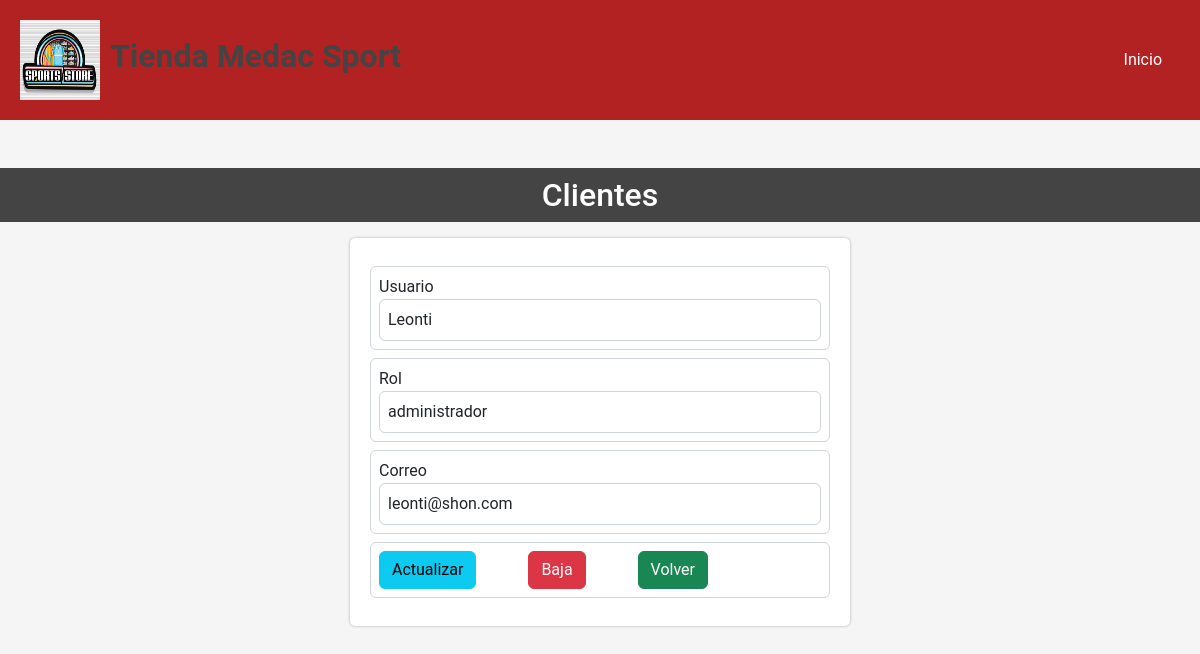
/mantenimiento/usuarios.php?id=25 (signed in), run on the app's committed database.
### tables this page shows
CREATE TABLE `usuarios` (
  `id` int(11) NOT NULL,
  `usuario` varchar(250) NOT NULL,
  `pass` varchar(100) NOT NULL,
  `roles` enum('cliente','administrador') DEFAULT 'cliente',
  `correo` varchar(100) NOT NULL
);

### servicios/modelo/database.php (called while the page is built, shortened)
<?php
class Database{
    public function __construct(){
        try{
            $dsn = "mysql:host=localhost; dbname=carritocompra; charset=UTF8";
            $this->conexion = new PDO($dsn, "root", "");
        }
        catch(PDOException $e){
            echo "Error: ".$e->getMessage();
        }
    }
}

### servicios/modelo/usuariomodel.php (called while the page is built, shortened)
<?php
require_once("database.php");
class Usuarios extends Database{
    public function consultaUsuarios($idusuario){
        try{
            if($idusuario==0){
                $sql="SELECT * FROM usuarios ORDER BY usuario ASC";
            }else{
                $sql="SELECT * FROM usuarios WHERE id = $idusuario";
            }
            $stmt=$this->conexion->query($sql);
            if($idusuario==0){
                $tablausuarios=$stmt->fetchAll(PDO::FETCH_ASSOC);
            }else{
                $tablausuarios=$stmt->fetch(PDO::FETCH_ASSOC);
            }
            return $tablausuarios;
        }catch(PDOException $e){
            return array('codigo'=>'99','mensaje'=>'Error: '.$e->getMessage());
        }
    }
}

### mantenimiento/usuarios.php (the view, shortened to what this page needs)
<?php
include("../servicios/modelo/usuariomodel.php");
try {
    $usuario = new Usuarios();
    $id = 0;
    $usuarios = $usuario->consultaUsuarios($id);
    if (isset($_GET['id'])) {
        $id = $_GET['id'];
        $usuarios = $usuario->consultaUsuarios($id);
    }
} catch (Exception $e) {
    $mensajes = $e->getMessage();
}
?>
<!DOCTYPE html>
<html lang="en">
<head>
    <link rel="stylesheet" href="https://cdn.jsdelivr.net/npm/bootstrap@5.2.3/dist/css/bootstrap.min.css" />
    <link rel="stylesheet" href="../css/style.css" />
</head>
<body>
    <header class="header">
        <div class="header-top">
            <img src="../img/tiendalogo.jpg" alt="logo" class="logo" width="50px" height="50px" />
            <h1>Tienda Medac Sport</h1>
        </div>
        <nav>
            <a href="mantenimiento.php">Inicio</a>
        </nav>
    </header>
    <h2>Clientes</h2>
    <div class="contenedor">
        <?php if (!isset($_GET['id'])) : ?>
            <table class="tabla">
                <thead>
                    <tr>
                        <th>ID</th>
                        <th>Usuario</th>
                        <th>Contraseña</th>
                        <th>Rol</th>
                        <th>Correo</th>
                        <th>Editar</th>
                    </tr>
                </thead>
                <tbody>
                    <?php foreach ($usuarios as $usuario) : ?>
                        <tr>
                            <td><?php echo $usuario['id']; ?></td>
                            <td><?php echo $usuario['usuario']; ?></td>
                            <td><?php echo $usuario['pass']; ?></td>
                            <td><?php echo $usuario['roles']; ?></td>
                            <td><?php echo $usuario['correo']; ?></td>
                            <td><a href="usuarios.php?id=<?php echo $usuario['id']; ?>">Editar</a></td>
                        </tr>
                    <?php endforeach; ?>
                </tbody>
            </table>
        <?php else : ?>
            <form action="#" method="post" class="form">
                <div class="form-control p-2 mt-2">
                    <label for="usuario">Usuario</label>
                    <input type="text" name="usuario" id="usuario" value="<?php echo $usuarios['usuario'] ?? null; ?>" class="form-control">
                </div>
                <div class="form-control p-2 mt-2">
                    <label for="roles">Rol</label>
                    <input type="text" name="roles" id="roles" value="<?php echo $usuarios['roles'] ?? null; ?>" class="form-control">
                </div>
                <div class="form-control p-2 mt-2">
                    <label for="correo">Correo</label>
                    <input type="email" name="correo" id="correo" value="<?php echo $usuarios['correo'] ?? null; ?>" class="form-control">
                </div>
                <div class="form-control p-2 mt-2">
                    <button type="submit" name="actualizar" class=" btn btn-info me-5">Actualizar</button>
                    <button type="submit" name="baja" class=" btn btn-danger me-5">Baja</button>
                    <a href="usuarios.php" class="btn btn-success">Volver</a>
                </div>
            </form>
        <?php endif; ?>
    </div>
</body>
</html>

### css/style.css (style rules this page uses)
* { margin: 0; padding: 0; box-sizing: border-box; }
body { font-family: 'Roboto', sans-serif; background-color: #f5f5f5; user-select: none; }
.header { width: 100%; display: flex; justify-content: space-between; align-items: center; padding: 20px; background-color: firebrick; margin-bottom: 3rem; }
.header .header-top { display: flex; justify-content: center; align-items: center; }
.header .header-top h1 { color: #444; font-size: 2rem; font-weight: bold; }
.header .header-top img { width: 80px; height: 80px; margin-right: 10px; }
.header nav a { color: #fff; text-decoration: none; margin: 0 10px; cursor: pointer; }
.form { width: 100%; max-width: 500px; margin: 0 auto; padding: 20px; background-color: #fff; border-radius: 5px; box-shadow: 0 0 3px rgba(0,0,0,0.3); }
.contenedor { width: 100%; margin:0 auto; }
h2 { text-align: center; color: #fff; background-color: #444; padding: 0.5rem; margin-bottom: 1rem; }
.form { width: 100%; max-width: 500px; margin-bottom: 2rem; padding: 20px; background-color: #fff; border-radius: 5px; box-shadow: 0 0 3px rgba(0,0,0,0.3); }
.form input { width: 100%; padding: 0.5rem; }
a { color: #000; text-decoration: none; padding: 0.5rem; border-radius: 5px; }

### data on the page
usuarios: usuario "Leonti", roles "administrador", correo "leonti@shon.com"
